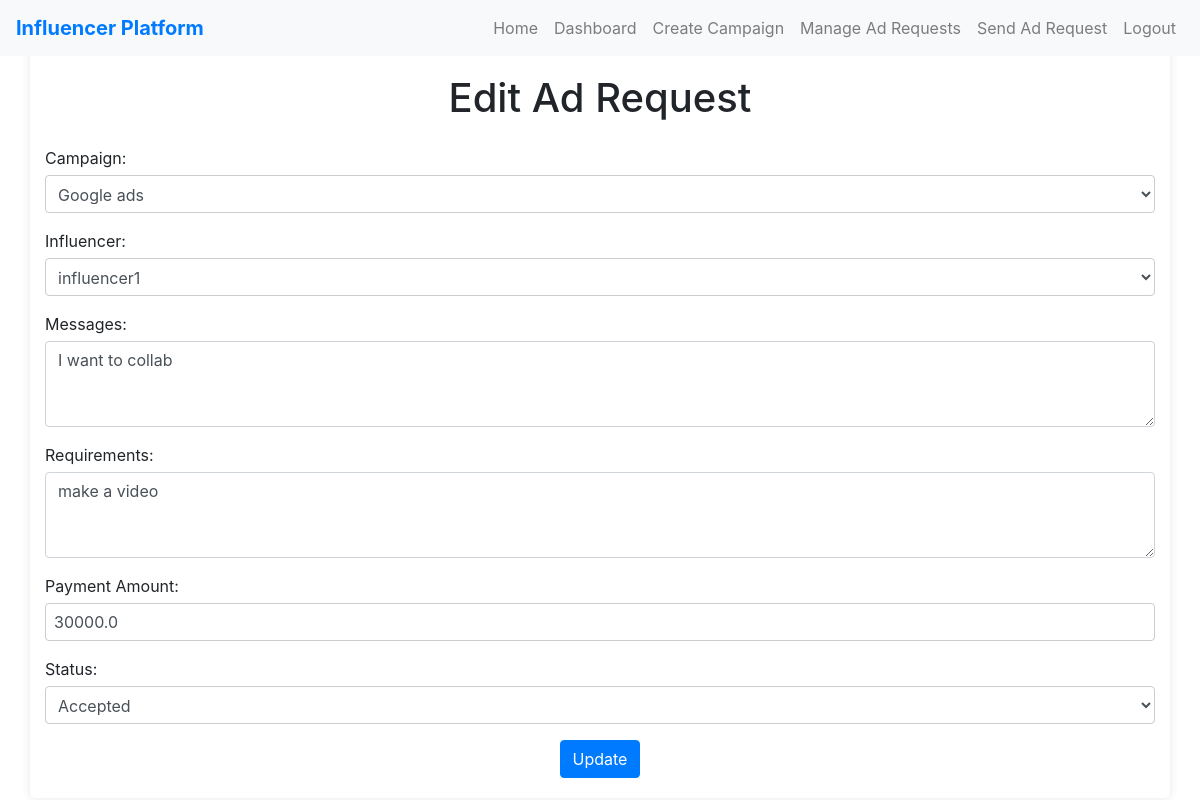
The app's page /sponsor/edit_ad_request/1 (signed in) with its own data.
### app.py (models this page shows, shortened)
class AdRequest(db.Model):
    id = db.Column(db.Integer, primary_key=True)
    campaign_id = db.Column(db.Integer, ForeignKey('campaign.id'))
    influencer_id = db.Column(db.Integer, ForeignKey('user.id'))
    messages = db.Column(db.Text)
    requirements = db.Column(db.Text)
    payment_amount = db.Column(db.Float)
    status = db.Column(db.String(50))  # Pending, Accepted, Rejected
    campaign = relationship('Campaign', backref=db.backref('ad_requests', lazy=True))
    influencer = relationship('User', foreign_keys=[influencer_id])

class Campaign(db.Model):
    id = db.Column(db.Integer, primary_key=True)
    name = db.Column(db.String(100), nullable=False)
    description = db.Column(db.Text, nullable=False)
    start_date = db.Column(db.Date)
    end_date = db.Column(db.Date)
    budget = db.Column(db.Float)
    visibility = db.Column(db.Boolean)  # Public or Private
    sponsor_id = db.Column(db.Integer, ForeignKey('user.id'))
    sponsor = relationship('User', foreign_keys=[sponsor_id])
    niche = db.Column(db.String(100))  # New field for categorization

class User(db.Model):
    id = db.Column(db.Integer, primary_key=True)
    username = db.Column(db.String(100), unique=True, nullable=False)
    password = db.Column(db.String(100), nullable=False)
    role = db.Column(db.String(50), nullable=False)  # Admin, Sponsor, Influencer
    niche = db.Column(db.String(100))  # Niche for influencers
    reach = db.Column(db.Integer)  # Reach for influencers
    flagged = db.Column(db.Boolean, default=False)  # Flagged status

### app.py (the view, shortened to what this page needs)
@app.route('/sponsor/edit_ad_request/<int:id>', methods=['GET', 'POST'])
def edit_ad_request(id):
    if 'username' in session and session['role'] == 'Sponsor':
        ad_request = AdRequest.query.get_or_404(id)
        campaigns = Campaign.query.filter_by(sponsor_id=session['user_id']).all()
        influencers = User.query.filter_by(role='Influencer').all()
        return render_template('edit_ad_request.html', ad_request=ad_request, campaigns=campaigns, influencers=influencers)
    else:
        flash('Unauthorized access. Please log in as Sponsor.', 'danger')
        return redirect(url_for('login'))

### templates/edit_ad_request.html (shortened to what this page needs)
<!DOCTYPE html>
<html lang="en">
<head>
    <link rel="stylesheet" href="{{ url_for('static', filename='style.css') }}">
    <link href="https://stackpath.bootstrapcdn.com/bootstrap/4.5.2/css/bootstrap.min.css" rel="stylesheet">
</head>
<body>
    <nav class="navbar navbar-expand-lg navbar-light bg-light fixed-top">
        <a class="navbar-brand" href="{{ url_for('index') }}">Influencer Platform</a>
        <div class="collapse navbar-collapse" id="navbarNav">
            <ul class="navbar-nav ml-auto">
                <li class="nav-item">
                    <a class="nav-link" href="{{ url_for('index') }}">Home</a>
                </li>
                <li class="nav-item">
                    <a class="nav-link" href="{{ url_for('sponsor_dashboard') }}">Dashboard</a>
                </li>
                <li class="nav-item">
                    <a class="nav-link" href="{{ url_for('create_campaign') }}">Create Campaign</a>
                </li>
                <li class="nav-item">
                    <a class="nav-link" href="{{ url_for('manage_ad_requests') }}">Manage Ad Requests</a>
                </li>
                <li class="nav-item">
                    <a class="nav-link" href="{{ url_for('send_ad_request') }}">Send Ad Request</a>
                </li>
                <li class="nav-item">
                    <a class="nav-link" href="{{ url_for('logout') }}">Logout</a>
                </li>
            </ul>
        </div>
    </nav>
    <div class="container mt-5 pt-4">
        <h1>Edit Ad Request</h1>
        <form method="POST" class="mt-4">
            <div class="form-group">
                <label for="campaign_id">Campaign:</label>
                <select class="form-control" id="campaign_id" name="campaign_id" required>
                    {% for campaign in campaigns %}
                    <option value="{{ campaign.id }}" {% if ad_request.campaign_id == campaign.id %}selected{% endif %}>{{ campaign.name }}</option>
                    {% endfor %}
                </select>
            </div>
            <div class="form-group">
                <label for="influencer_id">Influencer:</label>
                <select class="form-control" id="influencer_id" name="influencer_id" required>
                    {% for influencer in influencers %}
                    <option value="{{ influencer.id }}" {% if ad_request.influencer_id == influencer.id %}selected{% endif %}>{{ influencer.username }}</option>
                    {% endfor %}
                </select>
            </div>
            <div class="form-group">
                <label for="messages">Messages:</label>
                <textarea class="form-control" id="messages" name="messages" rows="3" required>{{ ad_request.messages }}</textarea>
            </div>
            <div class="form-group">
                <label for="requirements">Requirements:</label>
                <textarea class="form-control" id="requirements" name="requirements" rows="3" required>{{ ad_request.requirements }}</textarea>
            </div>
            <div class="form-group">
                <label for="payment_amount">Payment Amount:</label>
                <input type="number" class="form-control" id="payment_amount" name="payment_amount" step="0.01" value="{{ ad_request.payment_amount }}" required>
            </div>
            <div class="form-group">
                <label for="status">Status:</label>
                <select class="form-control" id="status" name="status" required>
                    <option value="Accepted" {% if ad_request.status == 'Accepted' %}selected{% endif %}>Accepted</option>
                </select>
            </div>
            <button type="submit" class="btn btn-primary">Update</button>
        </form>
    </div>
</body>
</html>

### static/style.css (style rules this page uses)
body { font-family: Arial, sans-serif; background-color: #f7f7f7; margin: 0; padding: 0; display: flex; justify-content: center; align-items: center; height: 100vh; }
.container { background-color: #fff; padding: 20px; border-radius: 5px; box-shadow: 0 0 10px rgba(0, 0, 0, 0.1); width: 300px; text-align: center; }
.form-group { margin-bottom: 15px; text-align: left; }
.form-group label { display: block; margin-bottom: 5px; }
.form-group input, .form-group select { width: 100%; padding: 8px; box-sizing: border-box; border: 1px solid #ccc; border-radius: 4px; }
button { background-color: #5cb85c; color: white; padding: 10px 15px; border: none; border-radius: 4px; cursor: pointer; }
a { color: #5cb85c; text-decoration: none; }
body { font-family: 'Helvetica Neue', Helvetica, Arial, sans-serif; }
.navbar-brand { font-weight: bold; color: #007bff !important; }

### records on screen
AdRequest: campaign_id "Google ads", influencer_id "influencer1", messages "I want to collab", requirements "make a video", payment_amount "30000.0", status "Accepted"
